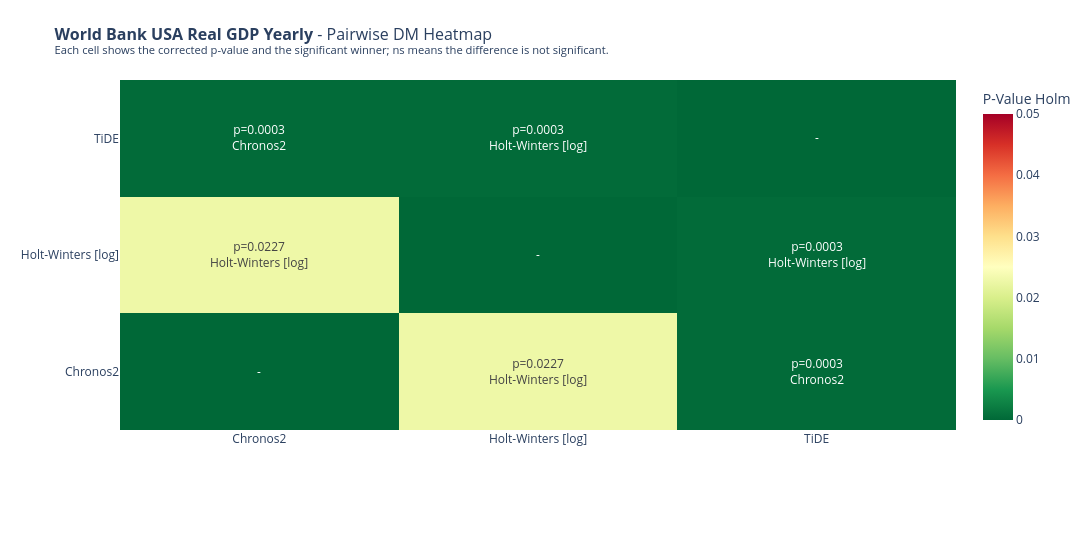
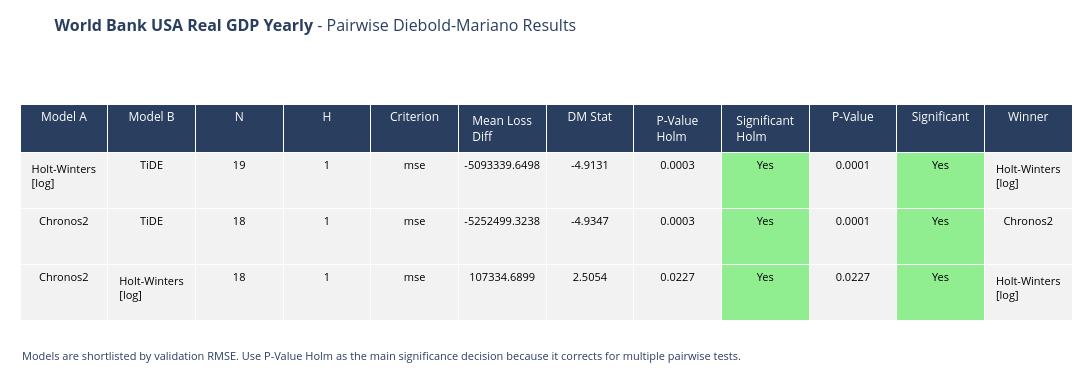

Source (notebook cell) for these figures, in order:
### Code cell
# 12. DM table + heatmap

fig_dm_heatmap = plot_dm_heatmap(dm_pairwise_df, DATASET_NAME)
fig_dm_pairwise = plot_dm_results(dm_pairwise_df, DATASET_NAME)

if fig_dm_heatmap:
    fig_dm_heatmap.show()

if fig_dm_pairwise:
    fig_dm_pairwise.show()

### Figure 1 — Plotly figure (JSON) as saved in the notebook; plotly's stock layout.template omitted (floating-point values rounded to 4 significant figures)
{"data": [{"colorbar": {"title": {"text": "P-Value Holm"}}, "colorscale": [[0, "rgb(0,104,55)"], [0.1, "rgb(26,152,80)"], [0.2, "rgb(102,189,99)"], [0.3, "rgb(166,217,106)"], [0.4, "rgb(217,239,139)"], [0.5, "rgb(255,255,191)"], [0.6, "rgb(254,224,139)"], [0.7, "rgb(253,174,97)"], [0.8, "rgb(244,109,67)"], [0.9, "rgb(215,48,39)"], [1, "rgb(165,0,38)"]], "hovertemplate": "<b>%{y}</b> vs <b>%{x}</b><br>%{text}<extra></extra>", "text": [["-", "p=0.0227<br>Holt-Winters [log]", "p=0.0003<br>Chronos2"], ["p=0.0227<br>Holt-Winters [log]", "-", "p=0.0003<br>Holt-Winters [log]"], ["p=0.0003<br>Chronos2", "p=0.0003<br>Holt-Winters [log]", "-"]], "texttemplate": "%{text}", "type": "heatmap", "x": ["Chronos2", "Holt-Winters [log]", "TiDE"], "y": ["Chronos2", "Holt-Winters [log]", "TiDE"], "z": [[0.0, 0.0227, 0.0003363], [0.0227, 0.0, 0.0003363], [0.0003363, 0.0003363, 0.0]], "zmax": 0.05, "zmin": 0}], "layout": {"height": 550, "margin": {"b": 120, "l": 120, "r": 30, "t": 80}, "title": {"font": {"size": 16}, "text": "<b>World Bank USA Real GDP Yearly</b> - Pairwise DM Heatmap<br><sup>Each cell shows the corrected p-value and the significant winner; ns means the difference is not significant.</sup>"}, "width": 1700}}

### Figure 2 — Plotly figure (JSON) as saved in the notebook; plotly's stock layout.template omitted (floating-point values rounded to 4 significant figures)
{"data": [{"cells": {"align": "center", "fill": {"color": [["#f2f2f2", "#f2f2f2", "#f2f2f2"], ["#f2f2f2", "#f2f2f2", "#f2f2f2"], ["#f2f2f2", "#f2f2f2", "#f2f2f2"], ["#f2f2f2", "#f2f2f2", "#f2f2f2"], ["#f2f2f2", "#f2f2f2", "#f2f2f2"], ["#f2f2f2", "#f2f2f2", "#f2f2f2"], ["#f2f2f2", "#f2f2f2", "#f2f2f2"], ["#f2f2f2", "#f2f2f2", "#f2f2f2"], ["lightgreen", "lightgreen", "lightgreen"], ["#f2f2f2", "#f2f2f2", "#f2f2f2"], ["lightgreen", "lightgreen", "lightgreen"], ["#f2f2f2", "#f2f2f2", "#f2f2f2"]]}, "font": {"color": "black", "size": 11}, "format": [null, null, ".0f", ".0f", null, ".4f", ".4f", ".4f", null, ".4f", null, null], "height": 56, "values": [["Holt-Winters [log]", "Chronos2", "Chronos2"], ["TiDE", "TiDE", "Holt-Winters [log]"], [19, 18, 18], [1, 1, 1], ["mse", "mse", "mse"], [-5093000.0, -5252000.0, 107300.0], [-4.913, -4.935, 2.505], [0.0003363, 0.0003363, 0.0227], ["Yes", "Yes", "Yes"], [0.0001121, 0.0001257, 0.0227], ["Yes", "Yes", "Yes"], ["Holt-Winters [log]", "Chronos2", "Holt-Winters [log]"]]}, "header": {"align": "center", "fill": {"color": "#2a3f5f"}, "font": {"color": "white", "size": 12}, "height": 40, "values": ["Model A", "Model B", "N", "H", "Criterion", "Mean Loss Diff", "DM Stat", "P-Value Holm", "Significant Holm", "P-Value", "Significant", "Winner"]}, "type": "table"}], "layout": {"annotations": [{"align": "left", "showarrow": false, "text": "<span style='font-size:11px'>Models are shortlisted by validation RMSE. Use P-Value Holm as the main significance decision because it corrects for multiple pairwise tests.</span>", "x": 0, "xanchor": "left", "xref": "paper", "y": 0, "yanchor": "top", "yref": "paper", "yshift": -10}], "height": 374, "margin": {"b": 38, "l": 20, "r": 20, "t": 104}, "title": {"font": {"size": 16}, "pad": {"b": 6, "t": 10}, "text": "<b>World Bank USA Real GDP Yearly</b> - Pairwise Diebold-Mariano Results", "y": 0.975, "yanchor": "top"}, "width": 1700}}
